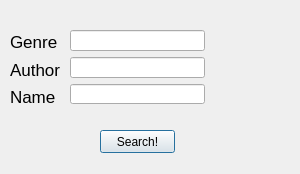
<?xml version="1.0" encoding="UTF-8"?>
<ui version="4.0">
 <class>Dialog</class>
 <widget class="QDialog" name="Dialog">
  <property name="geometry">
   <rect>
    <x>0</x>
    <y>0</y>
    <width>300</width>
    <height>174</height>
   </rect>
  </property>
  <property name="windowTitle">
   <string>Dialog</string>
  </property>
  <widget class="QPushButton" name="pushButton">
   <property name="geometry">
    <rect>
     <x>100</x>
     <y>130</y>
     <width>75</width>
     <height>23</height>
    </rect>
   </property>
   <property name="text">
    <string>Search!</string>
   </property>
  </widget>
  <widget class="QWidget" name="">
   <property name="geometry">
    <rect>
     <x>70</x>
     <y>30</y>
     <width>135</width>
     <height>74</height>
    </rect>
   </property>
   <layout class="QVBoxLayout" name="verticalLayout">
    <item>
     <widget class="QLineEdit" name="lineEdit">
      <property name="autoFillBackground">
       <bool>false</bool>
      </property>
      <property name="dragEnabled">
       <bool>false</bool>
      </property>
      <property name="readOnly">
       <bool>false</bool>
      </property>
     </widget>
    </item>
    <item>
     <widget class="QLineEdit" name="lineEdit_2">
      <property name="autoFillBackground">
       <bool>false</bool>
      </property>
      <property name="dragEnabled">
       <bool>false</bool>
      </property>
      <property name="readOnly">
       <bool>false</bool>
      </property>
     </widget>
    </item>
    <item>
     <widget class="QLineEdit" name="lineEdit_3">
      <property name="autoFillBackground">
       <bool>false</bool>
      </property>
      <property name="dragEnabled">
       <bool>false</bool>
      </property>
      <property name="readOnly">
       <bool>false</bool>
      </property>
     </widget>
    </item>
   </layout>
  </widget>
  <widget class="QWidget" name="">
   <property name="geometry">
    <rect>
     <x>10</x>
     <y>31</y>
     <width>52</width>
     <height>77</height>
    </rect>
   </property>
   <layout class="QVBoxLayout" name="verticalLayout_2">
    <item>
     <widget class="QLabel" name="label">
      <property name="font">
       <font>
        <pointsize>13</pointsize>
       </font>
      </property>
      <property name="text">
       <string>Genre</string>
      </property>
     </widget>
    </item>
    <item>
     <widget class="QLabel" name="label_2">
      <property name="font">
       <font>
        <pointsize>13</pointsize>
       </font>
      </property>
      <property name="text">
       <string>Author</string>
      </property>
     </widget>
    </item>
    <item>
     <widget class="QLabel" name="label_3">
      <property name="font">
       <font>
        <pointsize>13</pointsize>
       </font>
      </property>
      <property name="text">
       <string>Name</string>
      </property>
     </widget>
    </item>
   </layout>
  </widget>
 </widget>
 <tabstops>
  <tabstop>lineEdit</tabstop>
  <tabstop>lineEdit_2</tabstop>
  <tabstop>lineEdit_3</tabstop>
  <tabstop>pushButton</tabstop>
 </tabstops>
 <resources/>
 <connections/>
</ui>
